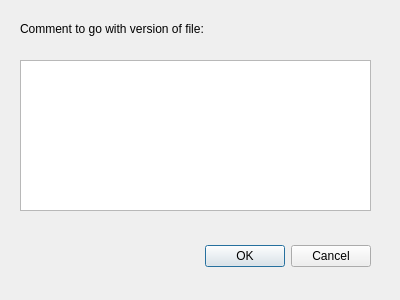
<?xml version="1.0" encoding="UTF-8"?>
<ui version="4.0">
 <class>GetCommentForm</class>
 <widget class="QDialog" name="GetCommentForm">
  <property name="geometry">
   <rect>
    <x>0</x>
    <y>0</y>
    <width>400</width>
    <height>300</height>
   </rect>
  </property>
  <property name="windowTitle">
   <string>GetCommentForm</string>
  </property>
  <widget class="QDialogButtonBox" name="buttonBox">
   <property name="geometry">
    <rect>
     <x>30</x>
     <y>240</y>
     <width>341</width>
     <height>32</height>
    </rect>
   </property>
   <property name="orientation">
    <enum>Qt::Horizontal</enum>
   </property>
   <property name="standardButtons">
    <set>QDialogButtonBox::Cancel|QDialogButtonBox::Ok</set>
   </property>
  </widget>
  <widget class="QLabel" name="label">
   <property name="geometry">
    <rect>
     <x>20</x>
     <y>20</y>
     <width>281</width>
     <height>17</height>
    </rect>
   </property>
   <property name="text">
    <string>Comment to go with version of file:</string>
   </property>
  </widget>
  <widget class="QTextEdit" name="commentInput">
   <property name="geometry">
    <rect>
     <x>20</x>
     <y>60</y>
     <width>351</width>
     <height>151</height>
    </rect>
   </property>
  </widget>
 </widget>
 <resources/>
 <connections>
  <connection>
   <sender>buttonBox</sender>
   <signal>accepted()</signal>
   <receiver>GetCommentForm</receiver>
   <slot>accept()</slot>
   <hints>
    <hint type="sourcelabel">
     <x>248</x>
     <y>254</y>
    </hint>
    <hint type="destinationlabel">
     <x>157</x>
     <y>274</y>
    </hint>
   </hints>
  </connection>
  <connection>
   <sender>buttonBox</sender>
   <signal>rejected()</signal>
   <receiver>GetCommentForm</receiver>
   <slot>reject()</slot>
   <hints>
    <hint type="sourcelabel">
     <x>316</x>
     <y>260</y>
    </hint>
    <hint type="destinationlabel">
     <x>286</x>
     <y>274</y>
    </hint>
   </hints>
  </connection>
 </connections>
</ui>
